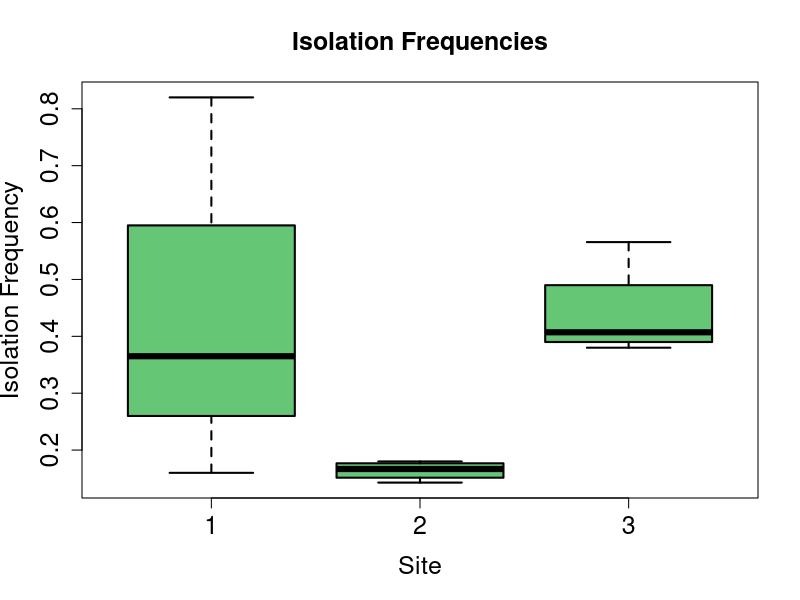

Recreate this plot in R.
# script to analyze preliminary isolation data for m. excelsa in San Francisco
# Emma Gibson, egibson@dons.usfca.edu, 4/20/17
# adding a comment for git

isolation_data <- read.csv("data/metrosideros_preliminary_data_R.csv")

isolation_data$fraction_grew <- isolation_data$tubes_grew / isolation_data$tubes_total

pdf("isolation_freq_plot_1.pdf")
boxplot(fraction_grew ~ site,
        data = isolation_data, 
        main = "Isolation Frequencies",
        xlab = "Site",
        ylab = "Isolation Frequency",
        lwd = 2,
        col = "#65c675",
        cex.main = 1.5,
        cex.lab = 1.5,
        cex.axis = 1.5)

#png("isolation_freq_plot_1.png", width = 1600, height = 2400, units = "px")
#par(cex.lab = 8)
#par(cex.axis = 6)
#par(mai=c(4,4,5.1,1))
#par(mgp = c(5, 1, 0))
#par(omi=c(2.5,3,5.1,1))
#boxplot(fraction_grew ~ site,
#        data = isolation_data, 
#        main = "Isolation Frequencies",
#        xlab = NA,
#        ylab = NA,
#        xaxt = 'n',
#        yaxt = 'n',
#        lwd = 8,
#        col = "#65c675",
#        cex.main = 8,
#        cex.lab = 6,
#        cex.axis = 6)
#title(ylab = "Fraction of Tubes with Growth", cex.lab = 6,
#      line =10)

#box(lwd=5)


#title(xlab = "Site", cex.lab = 6, line = 10)

#axis(side = 1,at = c(1,2,3), tcl = -0.5, lwd.ticks = 6)
#axis(side = 1, at = c(1,2,3), tcl = -0.5, lwd = 0, lwd.ticks = 0, line = 3.5)
#axis(side = 1, at = c(1,2,3), tcl = -0.5, lwd = 0, lwd.ticks = 7, labels = NA)

# y axis
#title(ylab = "Isolation Frequency", cex.lab = 6, line = 10)
#axis(side = 2, at = seq(0.2, 0.8, 0.1), tcl = -0.5, lwd.ticks = 7, labels = NA)
#axis(side = 2, at = seq(0.2, 0.8, 0.1), tcl = -0.5, lwd = 0, lwd.ticks = 0, line = 2)
dev.off()

kruskal.test(fraction_grew ~ site,
        data = isolation_data)
